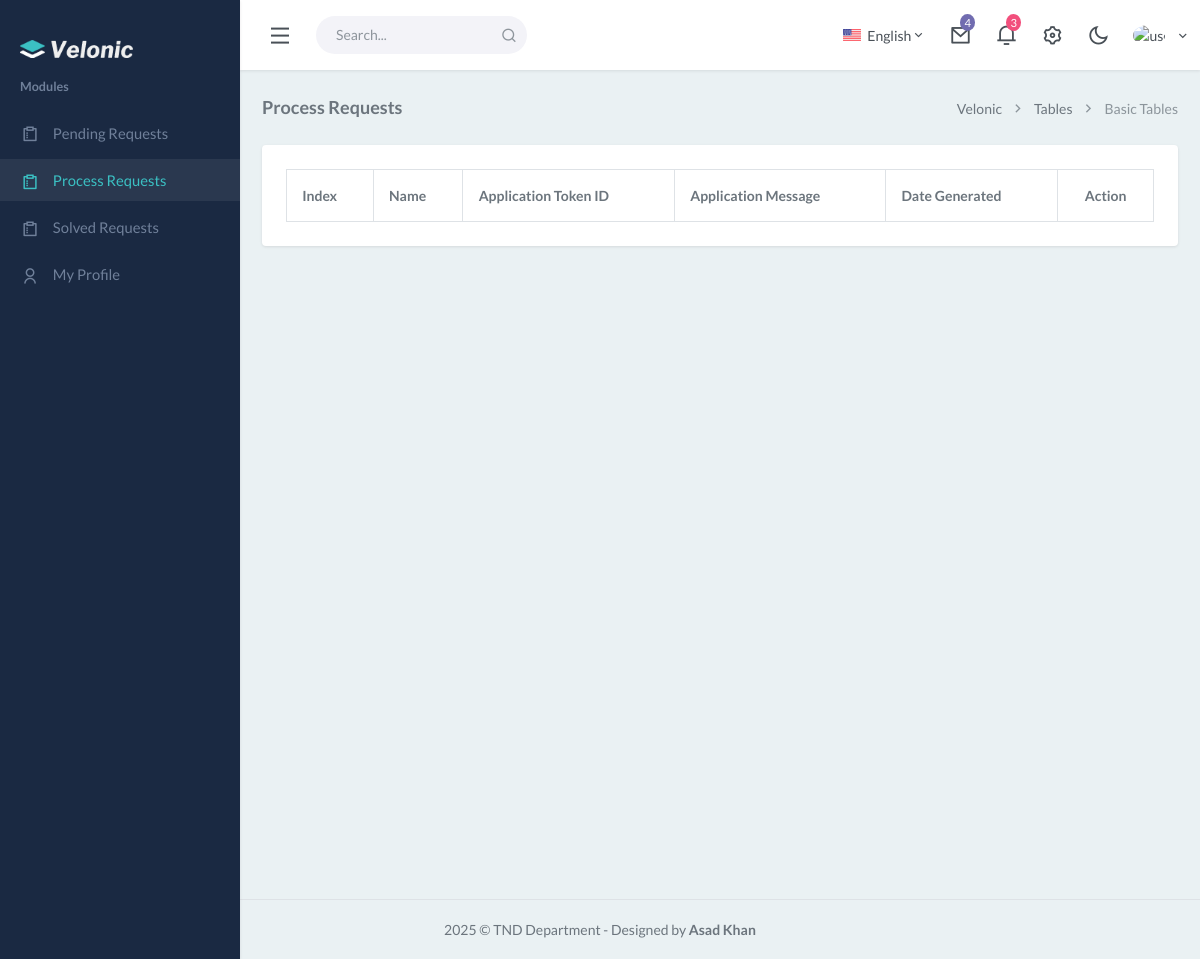
Before: /process_requests.php with the older database file.
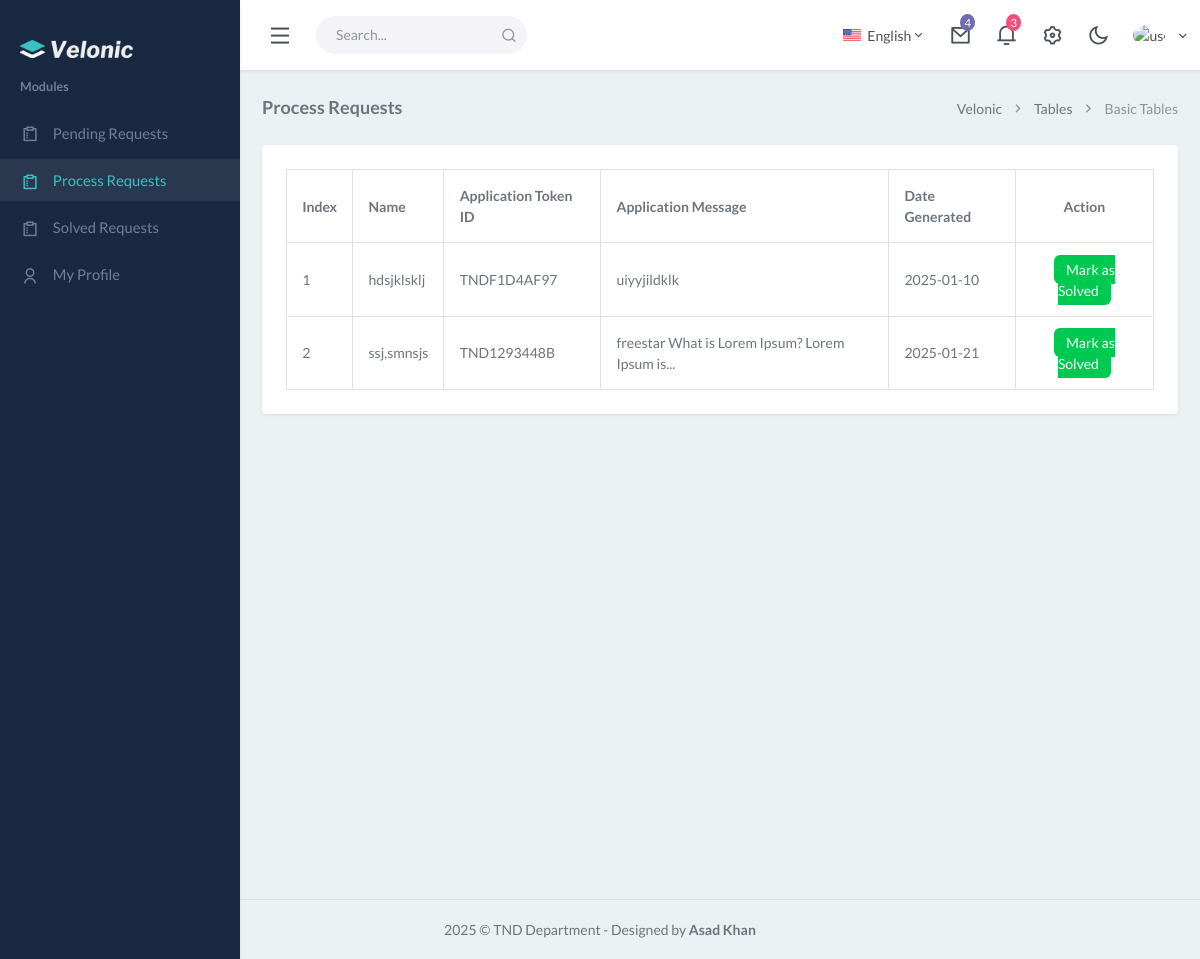
After: the same page with the newer database file.
### tables this page shows
CREATE TABLE `student_applications` (
  `student_application_id` int(11) NOT NULL,
  `student_application_date` date NOT NULL,
  `student_application_message` varchar(1000) NOT NULL,
  `student_id` varchar(256) NOT NULL,
  `student_name` varchar(256) NOT NULL,
  `student_batch_code` varchar(256) NOT NULL,
  `student_email` varchar(256) NOT NULL,
  `student_number` varchar(256) NOT NULL,
  `student_application_status` varchar(256) NOT NULL DEFAULT 'Pending',
  `student_current_semester_id` int(11) NOT NULL,
  `student_concern_person_id` int(11) NOT NULL,
  `student_application_subject_id` int(11) NOT NULL,
  `student_user_id` int(11) NOT NULL,
  `student_application_tokenid` varchar(256) NOT NULL
);

### process_requests.php (the view, shortened to what this page needs)
<?php
require_once("./base/header.php");
?>
<div class="content-page">
    <div class="content">
        <div class="container-fluid">
            <div class="row">
                <div class="col-12">
                    <div class="page-title-box">
                        <div class="page-title-right">
                            <ol class="breadcrumb m-0">
                                <li class="breadcrumb-item"><a href="javascript: void(0);">Velonic</a></li>
                                <li class="breadcrumb-item"><a href="javascript: void(0);">Tables</a></li>
                                <li class="breadcrumb-item active">Basic Tables</li>
                            </ol>
                        </div>
                        <h4 class="page-title">Process Requests</h4>
                    </div>
                </div>
            </div>
            <div class="row">
                <div class="col-xl-12">
                    <div class="card">
                        <div class="card-body">
                            <div class="table-responsive-sm">
                                <table class="table table-bordered table-centered mb-0">
                                    <thead>
                                        <tr>
                                            <th>Index</th>
                                            <th>Name</th>
                                            <th>Application Token ID</th>
                                            <th>Application Message</th>
                                            <th>Date Generated</th>
                                            <th class="text-center">Action</th>
                                        </tr>
                                    </thead>
                                    <tbody>
                                        <?php
                                        $indexNo = 1;
                                        $select_query = "SELECT * FROM `student_applications` WHERE `student_application_status` = 'Process'";
                                        $execute = mysqli_query($connection, $select_query);
                                        while($fetch = mysqli_fetch_array($execute)){
                                    ?>
                                        <tr>
                                            <td><?php echo $indexNo++?></td>
                                            <td class="table-user">
                                                <?php echo $fetch['student_name']?>
                                            </td>
                                            <td><?php echo $fetch['student_application_tokenid']?></td>
                                            <td>
                                                <?php
                                                $student_application_message = $fetch['student_application_message'];
                                                $short_student_application_message = substr($student_application_message, 0, 50);
                                                echo $short_student_application_message.(strlen($student_application_message) > 50 ? "..." : "")
                                                ?>
                                            </td>
                                            <td><?php echo $fetch['student_application_date']?></td>
                                            <td class="text-center">
                                                <a href="?markSolve=<?php echo $fetch['student_application_id']?>" class="bg-green-500 px-2 py-1 text-white rounded">Mark as Solved</a>
                                            </td>
                                        </tr>
                                        <?php
                                            }
                                        ?>
                                    </tbody>
                                </table>
                            </div>
                        </div>
                    </div>
                </div>
            </div>
        </div>
    </div>
</div>
<?php
    require_once("./base/footer.php");
    ?>

Changed rows visible on the page:
added student_applications: student_name "hdsjklsklj", student_application_tokenid "TNDF1D4AF97", student_application_message "uiyyjildklk", student_application_date "2025-01-10"
added student_applications: student_name "ssj,smnsjs", student_application_tokenid "TND1293448B", student_application_message "freestar What is Lorem Ipsum? Lorem Ipsum is", student_application_date "2025-01-21"
